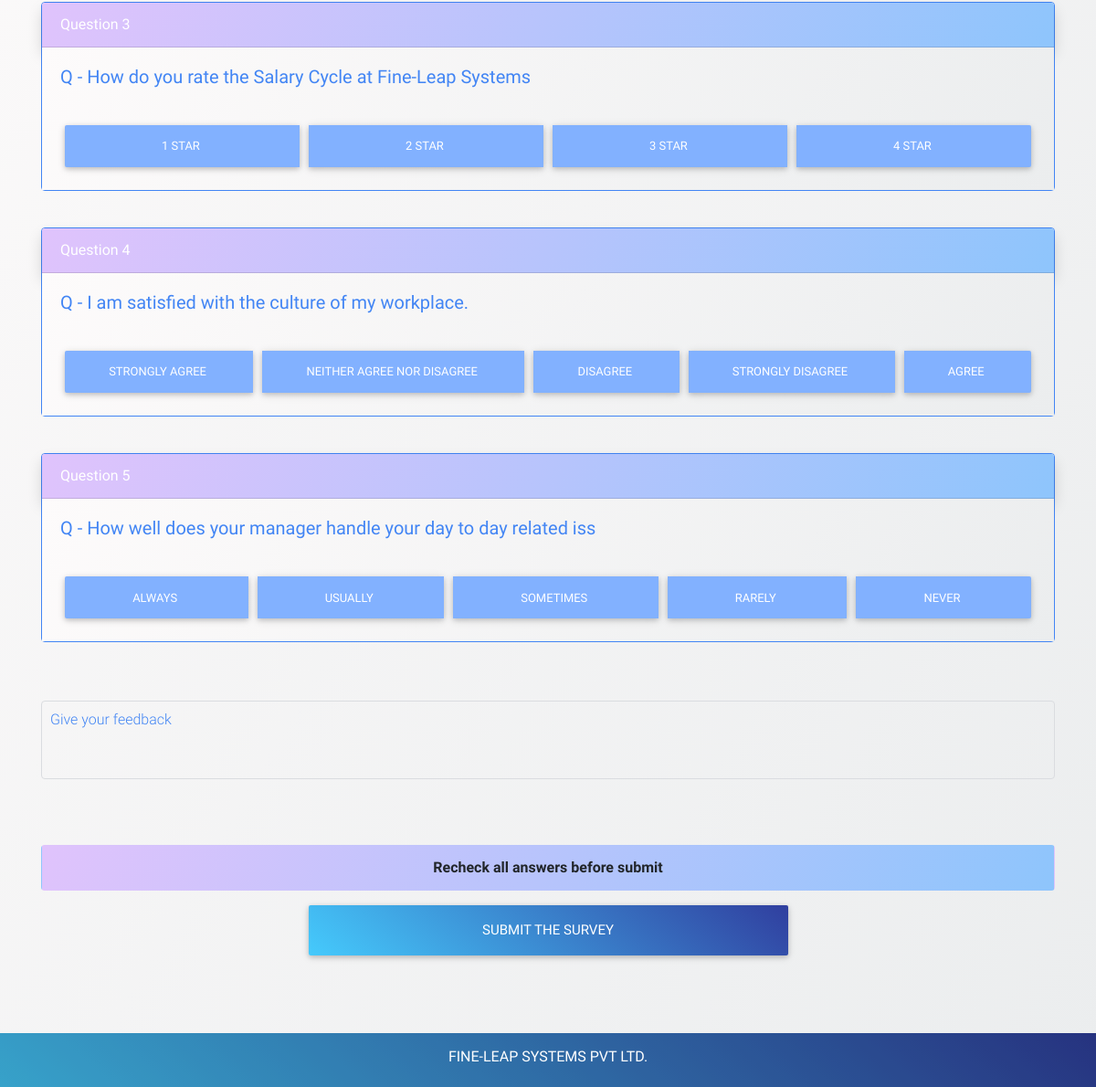
Before: /survey/start/employee-engagement-survey/ (signed in, lower part) with the older database file.
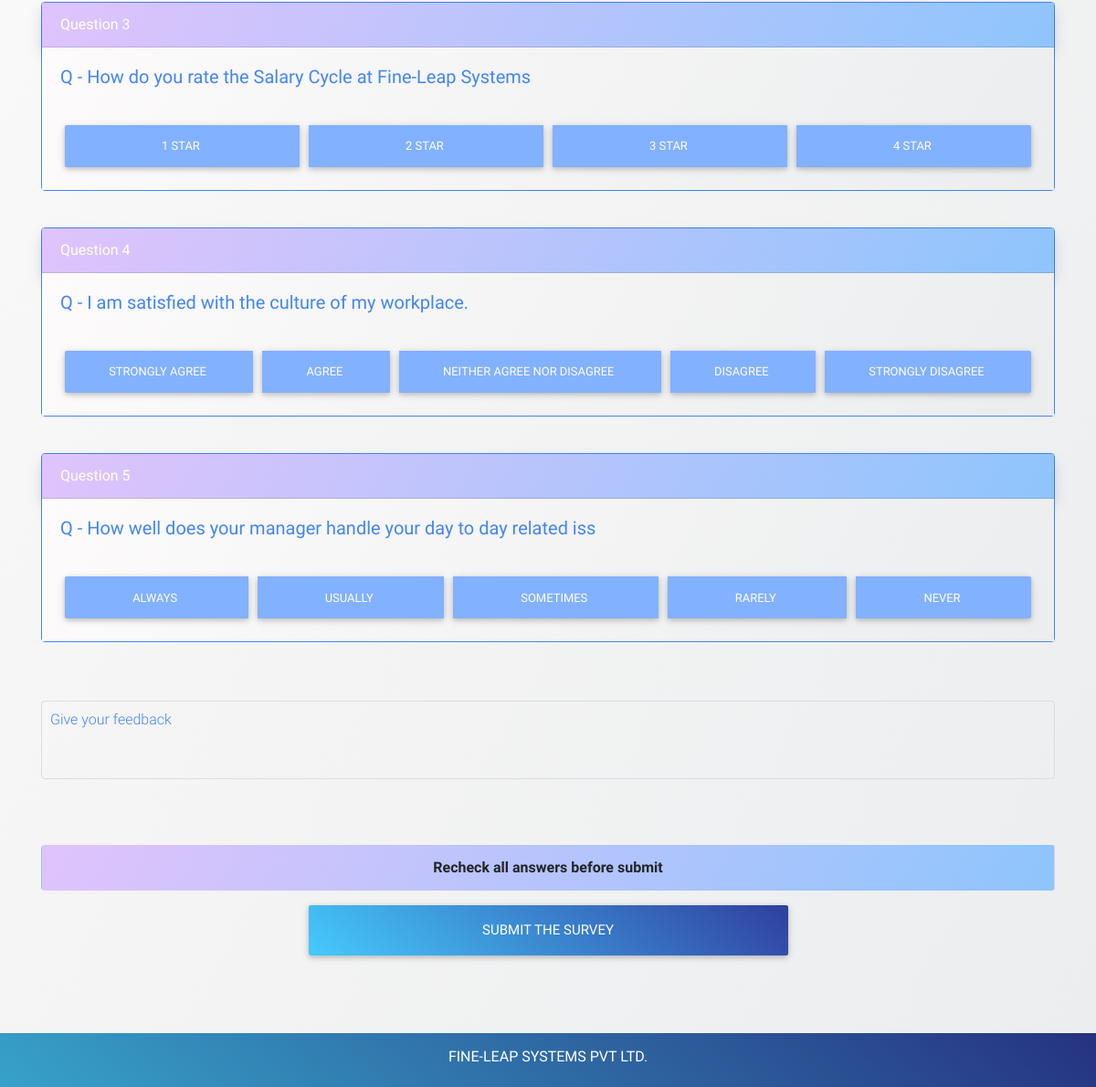
After: the same page with the newer database file.
### portal/models.py (models this page shows, shortened)
class Question(models.Model):
    survey = models.ForeignKey(Survey, on_delete=models.CASCADE)
    question_text = models.CharField(max_length=128)
    slug = models.SlugField(blank=True)
    serial_number = models.PositiveSmallIntegerField()
    possitive_or_negative = models.BooleanField(default=True)
    rating_type = models.BooleanField(default=False)
    choice_unit = models.CharField(max_length=12, default="", blank=True)
    icon_class = models.CharField(max_length=32, default="", blank=True)
    @property
    def get_choices(self):
        return self.choice_set.order_by('serial_number')
    @property
    def get_choice_unit(self):
        if self.choice_unit:
            return self.choice_unit
        else:
            return ""

class Choice(models.Model):
    question = models.ForeignKey(Question, on_delete=models.CASCADE)
    choice_text = models.CharField(max_length=64)
    slug = models.SlugField(blank=True)
    chart_text = models.CharField(max_length=12, blank=True)
    serial_number = models.PositiveSmallIntegerField()
    possitive_count = models.PositiveSmallIntegerField(blank=True, null=True)
    @property
    def get_display_choice_name(self):
        return self.choice_text + " " + self.question.get_choice_unit
    @property
    def get_icon_class(self):
        return self.question.icon_class

### portal/views.py (the view, shortened to what this page needs)
# urls.py: url(r'^survey/start/(?P<slug>[\w-]+)/$', views.survey_start, name='survey_start'),
@allow_lazy_user
def survey_start(request, slug):
    survey = get_object_or_404(Survey, slug=slug, active=True)
    if survey.has_questions:
        if request.method == "POST":
            post_dict = request.POST
            response = Response.objects.get_or_create(user=request.user, survey=survey, user_feedback=post_dict['feedback'])[0]
            Answer.objects.bulk_create([Answer(question_id=int(choice[7:]), choice_id=int(post_dict[choice]), response=response) for choice in post_dict if 'choice_' in choice])
            return redirect('survey_submitted')
        else:
            user_responses = Response.objects.filter(user=request.user, survey=survey)
            if not user_responses.exists():
                questions = survey.get_questions
                return render(request, 'portal/survey_start.html', {'questions': questions, 'survey': survey})
    else:
        return HttpResponse('Survey has no question')

### portal/models.py (called while the page is built)
    @property
    def get_questions(self):
        return self.question_set.order_by('serial_number')

    @property
    def has_questions(self):
        return self.question_set.exists()

### portal/templates/portal/survey_start.html (shortened to what this page needs)
{% extends "portal/base.html" %}
{% block content %}
    <div class="container">
        <form method="post" action="{% url "survey_start" slug=survey.slug %}" class="text-left">
        <br><br>
        {% for question in questions %}
            <div class="card border-primary mb-3">
              <div class="card-header text-white deep-blue-gradient shadow">Question {{ forloop.counter }}</div>
              <div class=" card-body cloudy-knoxville-gradient text-primary" >
                <h5 class="card-title">Q - {{ question.question_text }}</h5>
                  <br>
                   <div class="btn-group btn-group-toggle d-flex flex-column flex-md-row" data-toggle="buttons">
                      {% for choice in question.get_choices %}
                          <label id="choice_label" class="btn btn-light-blue">
                            <input required name="choice_{{ question.id }}"  type="radio" value="{{ choice.id }}" autocomplete="off">{{ choice.get_display_choice_name }} <i class="fas {{ choice.get_icon_class }}"></i>
                          </label>
                      {% endfor %}
                   </div>
              </div>
            </div>
            <br>
        {% endfor %}
        <div class="md-form md-outline">
          <textarea name="feedback" id="form75" class="md-textarea form-control" rows="3"></textarea>
          <label for="form75" class="text-primary">Give your feedback</label>
        </div><br><br>
        <span class="alert deep-blue-gradient btn-block text-center font-weight-bold">Recheck all answers before submit</span>
        <div style="margin: auto" class="col-lg-6">
            <button style="margin: auto" type="submit" class="btn text-white blue-gradient btn-lg btn-block center">Submit the Survey</button>
        </div>
        </form>
    </div>
    <br><br><br>
{% endblock %}

Changed rows visible on the page:
changed Choice "AGREE": moves up the list
